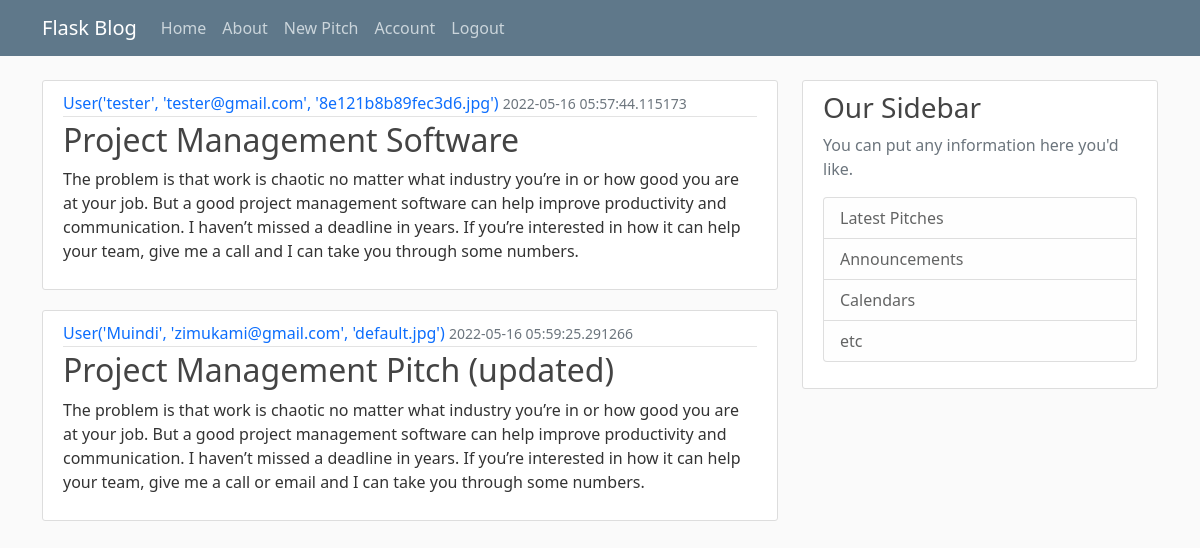
/home (signed in), run on the app's committed database.
### app/models.py (models this page shows, shortened)
class Pitch(db.Model):
    id = db.Column(db.Integer, primary_key=True)
    title = db.Column(db.String(100),nullable = False)
    date_posted = db.Column(db.DateTime, nullable = False, default = datetime.utcnow)
    content = db.Column(db.Text, nullable = False)
    user_id = db.Column(db.Integer, db.ForeignKey('user.id'), nullable = False)

class User(db.Model, UserMixin):
    id = db.Column(db.Integer, primary_key=True)
    username = db.Column(db.String(20), unique = True, nullable = False)
    email = db.Column(db.String(120), unique = True, nullable = False)
    image_file = db.Column(db.String(20), nullable = False, default= 'default.jpg')
    password = db.Column(db.String(60), nullable = False)
    pitches = db.relationship('Pitch', backref = 'author', lazy = True)
    def __repr__(self):
        return f"User('{self.username}', '{self.email}', '{self.image_file}')"

### app/views.py (the view)
@app.route("/")
@app.route("/home")
def home():
    pitches = Pitch.query.all()
    return render_template('home.html', pitches=pitches)

### app/models.py (called while the page is built)
@login_manager.user_loader
def load_user(user_id):
    return User.query.get(int(user_id))

### app/templates/home.html
{% extends "macros.html" %}
{% block content %}
{% for pitch in pitches %}
<article class="media content-section">
    <div class="media-body">
        <div class="article-metadata">
            <a class="mr-2" href="#">{{ pitch.author }}</a>
            <small class="text-muted">{{ pitch.date_posted }}</small>
        </div>
        <h2><a class="article-title" href="#">{{ pitch.title }}</a></h2>
        <p class="article-content">{{ pitch.content }}</p>
    </div>
</article>
{% endfor %}
{% endblock content %}

### app/static/main.css (style rules this page uses)
body { background: #fafafa; color: #333333; margin-top: 5rem; }
h1, h2, h3, h4, h5, h6 { color: #444444; }
.content-section { background: #ffffff; padding: 10px 20px; border: 1px solid #dddddd; border-radius: 3px; margin-bottom: 20px; }
.article-title { color: #444444; }
a.article-title:link { text-decoration: none; list-style-type: none; }
.article-content { white-space: pre-line; }
.article-metadata { padding-bottom: 1px; margin-bottom: 4px; border-bottom: 1px solid #e3e3e3 }
.article-metadata a:link { text-decoration: none; list-style-type: none; }

### data on the page
Pitch: author "User('tester', 'tester@gmail.com', '8e121b8b89fec3d6.jpg')", date_posted "2022-05-16 05:57:44.115173", title "Project Management Software", content "The problem is that work is chaotic no matter what industry you’re in or how good you are at your job. But a good project management software can help improve productivity and communication. I haven’t missed a deadline in years. If you’re interested in how it can help your team, give me a call and I can take you through some numbers."
Pitch: author "User('Muindi', 'zimukami@gmail.com', 'default.jpg')", date_posted "2022-05-16 05:59:25.291266", title "Project Management Pitch (updated)", content "The problem is that work is chaotic no matter what industry you’re in or how good you are at your job. But a good project management software can help improve productivity and communication. I haven’t missed a deadline in years. If you’re interested in how it can help your team, give me a call or email and I can take you through some numbers."
